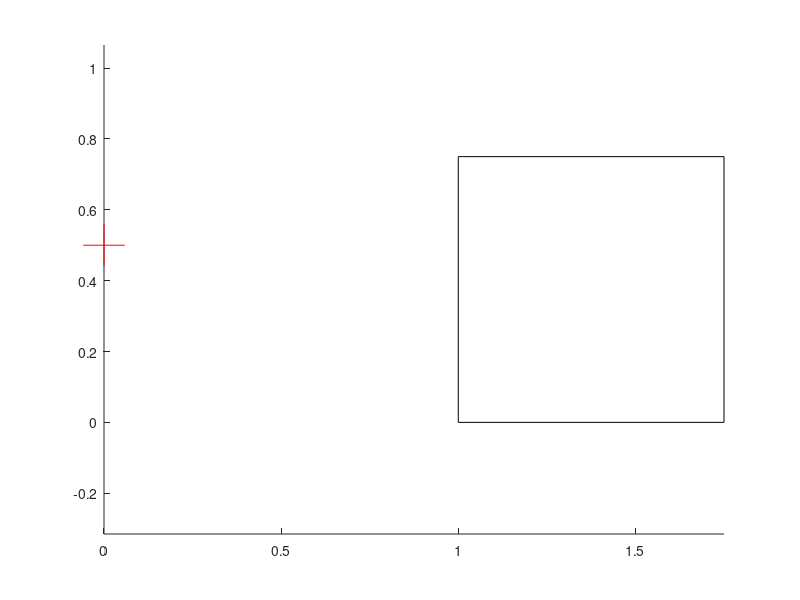

Source code (MATLAB): (Note: this script raises an error after producing the figure.)
clear all; close all; clc; clf;

hold on;
axis equal;

start = [0 0.5];
destination = [2 0.5];

rectangle_pos = [1 0 0.75 0.75];
rectangle('Position', rectangle_pos);

function inside = is_in_rectangle(x, rectangle_pos)
    inside = (x(1) >= rectangle_pos(1)) && (x(1) <= rectangle_pos(1) + rectangle_pos(3)) && ...
             (x(2) >= rectangle_pos(2)) && (x(2) <= rectangle_pos(2) + rectangle_pos(4));
end

plot(start(1), start(2), '+r','MarkerSize', 30)

for i = 1:4
    angle = position_to_angle(start, destination)
    rad2deg(angle)
    proj = line_point_svd_with_projection(angle, start);
    % Move the projected point away from the rectangle if it's inside
    while is_in_rectangle(proj, rectangle_pos)
        % Calculate the vector from the projected point to the rectangle center
        vec_to_center = [rectangle_pos(1) + rectangle_pos(3)/2 - proj(1); rectangle_pos(2) + rectangle_pos(4)/2 - proj(2)]

        % Calculate the normal vector to the rectangle boundary
        normal_vec = [-vec_to_center(2); vec_to_center(1)];

        % Normalize the normal vector
        normal_vec = vec_to_center / norm(vec_to_center);

        % Move the projected point away from the rectangle along the boundary
        proj = proj + 0.01 * vec_to_center; % Adjust the factor as needed
    end

    start = proj;
    plot(proj(1), proj(2), 'MarkerSize', 30)
end
